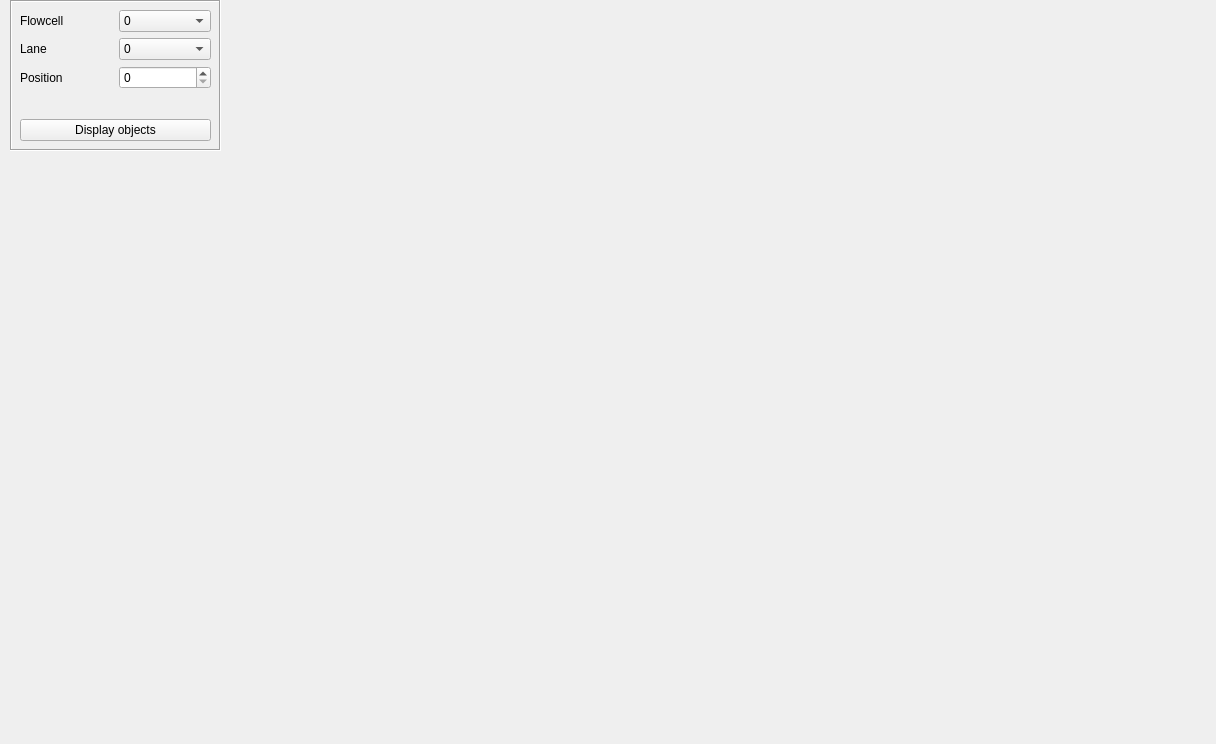
          <widget class="QWidget" name="scrollAreaWidgetContents_5">
           <property name="geometry">
            <rect>
             <x>0</x>
             <y>0</y>
             <width>1216</width>
             <height>744</height>
            </rect>
           </property>
           <widget class="QFrame" name="frame">
            <property name="geometry">
             <rect>
              <x>10</x>
              <y>0</y>
              <width>211</width>
              <height>151</height>
             </rect>
            </property>
            <property name="frameShape">
             <enum>QFrame::Box</enum>
            </property>
            <property name="frameShadow">
             <enum>QFrame::Sunken</enum>
            </property>
            <widget class="QWidget" name="verticalLayoutWidget_5">
             <property name="geometry">
              <rect>
               <x>10</x>
               <y>10</y>
               <width>191</width>
               <height>131</height>
              </rect>
             </property>
             <layout class="QVBoxLayout" name="verticalLayout_9">
              <item>
               <layout class="QHBoxLayout" name="horizontalLayout_4">
                <item>
                 <widget class="QLabel" name="label_10">
                  <property name="text">
                   <string>Flowcell</string>
                  </property>
                 </widget>
                </item>
                <item>
                 <widget class="QComboBox" name="objectFC">
                  <property name="statusTip">
                   <string>Flowcell</string>
                  </property>
                  <item>
                   <property name="text">
                    <string>0</string>
                   </property>
                  </item>
                  <item>
                   <property name="text">
                    <string>1</string>
                   </property>
                  </item>
                 </widget>
                </item>
               </layout>
              </item>
              <item>
               <layout class="QHBoxLayout" name="horizontalLayout_5">
                <item>
                 <widget class="QLabel" name="label_11">
                  <property name="text">
                   <string>Lane</string>
                  </property>
                 </widget>
                </item>
                <item>
                 <widget class="QComboBox" name="objectLane">
                  <property name="statusTip">
                   <string>Lane in flowcell</string>
                  </property>
                  <item>
                   <property name="text">
                    <string>0</string>
                   </property>
                  </item>
                  <item>
                   <property name="text">
                    <string>1</string>
                   </property>
                  </item>
                  <item>
                   <property name="text">
                    <string>2</string>
                   </property>
                  </item>
                  <item>
                   <property name="text">
                    <string>3</string>
                   </property>
                  </item>
                  <item>
                   <property name="text">
                    <string>4</string>
                   </property>
                  </item>
                  <item>
                   <property name="text">
                    <string>5</string>
                   </property>
                  </item>
                  <item>
                   <property name="text">
                    <string>6</string>
                   </property>
                  </item>
                  <item>
                   <property name="text">
                    <string>7</string>
                   </property>
                  </item>
                 </widget>
                </item>
               </layout>
              </item>
              <item>
               <layout class="QHBoxLayout" name="horizontalLayout_6">
                <item>
                 <widget class="QLabel" name="label_12">
                  <property name="text">
                   <string>Position</string>
                  </property>
                 </widget>
                </item>
                <item>
                 <widget class="QSpinBox" name="objectPosition">
                  <property name="statusTip">
                   <string>Position in flowcell lane</string>
                  </property>
                 </widget>
                </item>
               </layout>
              </item>
              <item>
               <spacer name="verticalSpacer_4">
                <property name="orientation">
                 <enum>Qt::Vertical</enum>
                </property>
                <property name="sizeHint" stdset="0">
                 <size>
                  <width>20</width>
                  <height>40</height>
                 </size>
                </property>
               </spacer>
              </item>
              <item>
               <widget class="QPushButton" name="objectDisplay">
                <property name="statusTip">
                 <string>Display objects in the specified flowcell, lane, and position</string>
                </property>
                <property name="text">
                 <string>Display objects</string>
                </property>
               </widget>
              </item>
             </layout>
            </widget>
           </widget>
          </widget>
